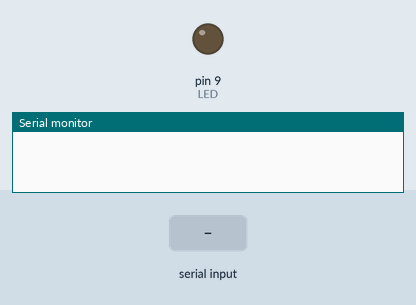
Recording of a sketch running on a simulated Arduino Uno, built with avr-gcc and run on an emulated ATmega328P. Parts: output pins drawn as LEDs (lit = HIGH), the last lines printed to the serial monitor. Inputs (shaded band) come from the test bench.

Above: at 1.2 s.
1.3 s: "1" received over Serial
At 2.3 s:
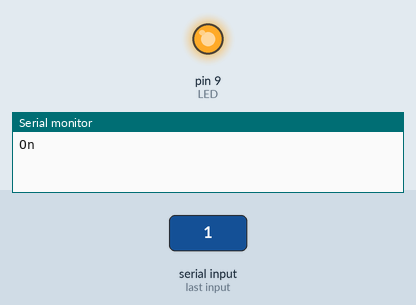
2.8 s: "0" received over Serial
At 3.4 s:
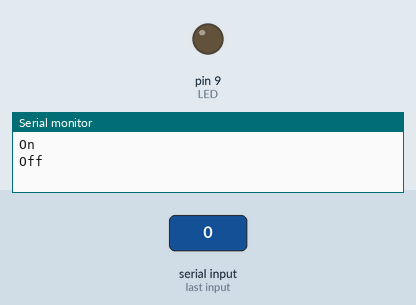
Timing chart, 0 to 5.8 s (numbered marks = the images above; inputs shaded):
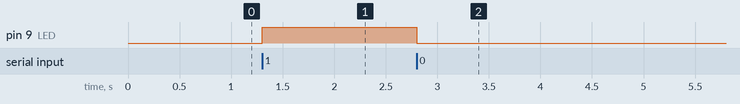

Measured:
- after the input at 1.3 s, pin 9 (LED): LOW → HIGH at once
- after the input at 2.8 s, pin 9 (LED): HIGH → LOW at once

The sketch:

serialLed.ino
```cpp
const int LED = 9;

char data;

void setup() {
  // put your setup code here, to run once:
  Serial.begin(115200);
  pinMode(LED, OUTPUT);

}

void loop() {
  // put your main code here, to run repeatedly:
 if (Serial.available() > 0) {
  data = Serial.read();

  if (data == '1') {
    digitalWrite(LED, HIGH);
    Serial.println("On");
    // delay(1000);   // in case of else instead of else if
  }
  else if (data == '0') {   // To make Serial.read() not recognise '\n' at the end as a character
    digitalWrite(LED, LOW);
    Serial.println("Off");
  }

 }
}
```
